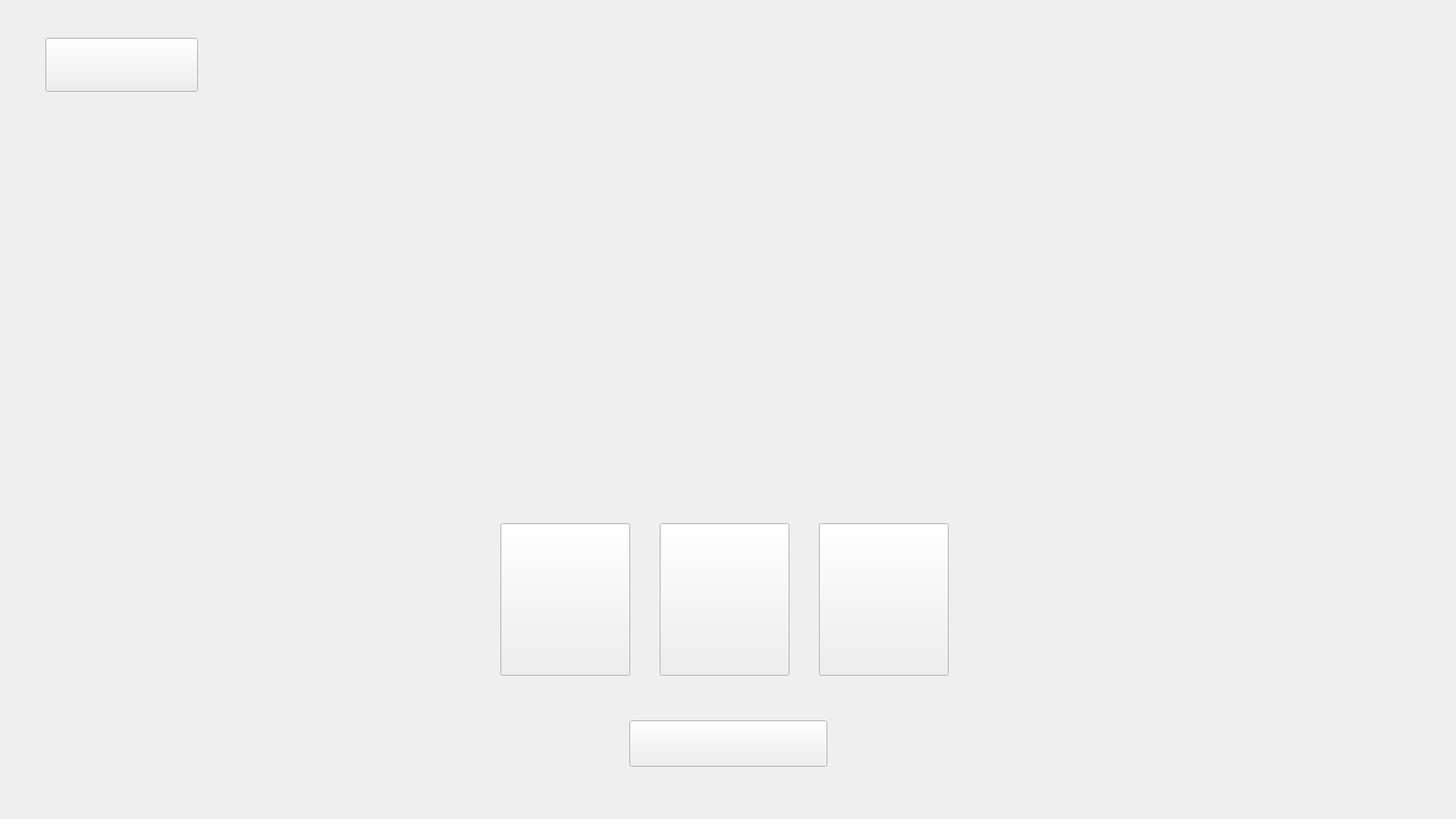
<?xml version="1.0" encoding="UTF-8"?>
<ui version="4.0">
 <class>Form</class>
 <widget class="QWidget" name="Form">
  <property name="geometry">
   <rect>
    <x>0</x>
    <y>0</y>
    <width>1920</width>
    <height>1080</height>
   </rect>
  </property>
  <property name="windowTitle">
   <string>Form</string>
  </property>
  <widget class="QFrame" name="Personaje">
   <property name="geometry">
    <rect>
     <x>0</x>
     <y>0</y>
     <width>1920</width>
     <height>1080</height>
    </rect>
   </property>
   <property name="styleSheet">
    <string notr="true">QFrame#Personaje{
border-image: url(&quot;../../assets/DISEÑOS/Personaje.png&quot;) 0 0 0 0 stretch stretch;
background-color: transparent;
}</string>
   </property>
   <property name="frameShape">
    <enum>QFrame::Shape::StyledPanel</enum>
   </property>
   <property name="frameShadow">
    <enum>QFrame::Shadow::Raised</enum>
   </property>
   <widget class="QPushButton" name="btn_volver">
    <property name="geometry">
     <rect>
      <x>60</x>
      <y>50</y>
      <width>201</width>
      <height>71</height>
     </rect>
    </property>
    <property name="text">
     <string/>
    </property>
    <property name="icon">
     <iconset>
      <normaloff>../Botones/otros/boton_volver.png</normaloff>../Botones/otros/boton_volver.png</iconset>
    </property>
    <property name="iconSize">
     <size>
      <width>245</width>
      <height>245</height>
     </size>
    </property>
   </widget>
   <widget class="QLabel" name="lbl_logo">
    <property name="geometry">
     <rect>
      <x>650</x>
      <y>-10</y>
      <width>621</width>
      <height>191</height>
     </rect>
    </property>
    <property name="text">
     <string/>
    </property>
    <property name="pixmap">
     <pixmap resource="../recursos.qrc">:/Logo/Logo/logo_confondo.png</pixmap>
    </property>
    <property name="scaledContents">
     <bool>true</bool>
    </property>
   </widget>
   <widget class="QPushButton" name="btn_personaje1">
    <property name="geometry">
     <rect>
      <x>660</x>
      <y>690</y>
      <width>171</width>
      <height>201</height>
     </rect>
    </property>
    <property name="text">
     <string/>
    </property>
   </widget>
   <widget class="QPushButton" name="btn_personaje2">
    <property name="geometry">
     <rect>
      <x>870</x>
      <y>690</y>
      <width>171</width>
      <height>201</height>
     </rect>
    </property>
    <property name="text">
     <string/>
    </property>
   </widget>
   <widget class="QPushButton" name="btn_personaje3">
    <property name="geometry">
     <rect>
      <x>1080</x>
      <y>690</y>
      <width>171</width>
      <height>201</height>
     </rect>
    </property>
    <property name="text">
     <string/>
    </property>
   </widget>
   <widget class="QLabel" name="lbl_personajelegido">
    <property name="geometry">
     <rect>
      <x>780</x>
      <y>320</y>
      <width>361</width>
      <height>331</height>
     </rect>
    </property>
    <property name="text">
     <string/>
    </property>
   </widget>
   <widget class="QPushButton" name="btn_confirmar">
    <property name="geometry">
     <rect>
      <x>830</x>
      <y>950</y>
      <width>261</width>
      <height>61</height>
     </rect>
    </property>
    <property name="text">
     <string/>
    </property>
    <property name="icon">
     <iconset>
      <normaloff>../Botones/botones_personaje/boton_confirmar.png</normaloff>../Botones/botones_personaje/boton_confirmar.png</iconset>
    </property>
    <property name="iconSize">
     <size>
      <width>275</width>
      <height>275</height>
     </size>
    </property>
   </widget>
  </widget>
 </widget>
 <resources>
  <include location="../recursos.qrc"/>
 </resources>
 <connections/>
</ui>
